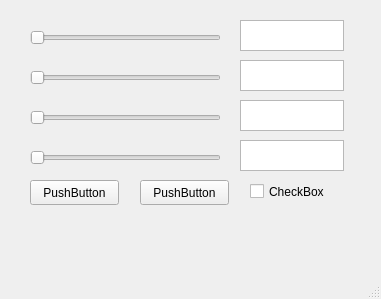
<?xml version="1.0" encoding="UTF-8"?>
<ui version="4.0">
 <class>MainWindow</class>
 <widget class="QMainWindow" name="MainWindow">
  <property name="geometry">
   <rect>
    <x>0</x>
    <y>0</y>
    <width>381</width>
    <height>299</height>
   </rect>
  </property>
  <property name="windowTitle">
   <string>MainWindow</string>
  </property>
  <widget class="QWidget" name="centralwidget">
   <widget class="QSlider" name="horizontalSlider">
    <property name="geometry">
     <rect>
      <x>30</x>
      <y>30</y>
      <width>191</width>
      <height>16</height>
     </rect>
    </property>
    <property name="orientation">
     <enum>Qt::Horizontal</enum>
    </property>
   </widget>
   <widget class="QSlider" name="horizontalSlider_2">
    <property name="geometry">
     <rect>
      <x>30</x>
      <y>70</y>
      <width>191</width>
      <height>16</height>
     </rect>
    </property>
    <property name="orientation">
     <enum>Qt::Horizontal</enum>
    </property>
   </widget>
   <widget class="QSlider" name="horizontalSlider_3">
    <property name="geometry">
     <rect>
      <x>30</x>
      <y>110</y>
      <width>191</width>
      <height>16</height>
     </rect>
    </property>
    <property name="orientation">
     <enum>Qt::Horizontal</enum>
    </property>
   </widget>
   <widget class="QSlider" name="horizontalSlider_4">
    <property name="geometry">
     <rect>
      <x>30</x>
      <y>150</y>
      <width>191</width>
      <height>16</height>
     </rect>
    </property>
    <property name="orientation">
     <enum>Qt::Horizontal</enum>
    </property>
   </widget>
   <widget class="QTextEdit" name="textEdit">
    <property name="geometry">
     <rect>
      <x>240</x>
      <y>20</y>
      <width>104</width>
      <height>31</height>
     </rect>
    </property>
   </widget>
   <widget class="QTextEdit" name="textEdit_2">
    <property name="geometry">
     <rect>
      <x>240</x>
      <y>60</y>
      <width>104</width>
      <height>31</height>
     </rect>
    </property>
   </widget>
   <widget class="QTextEdit" name="textEdit_3">
    <property name="geometry">
     <rect>
      <x>240</x>
      <y>100</y>
      <width>104</width>
      <height>31</height>
     </rect>
    </property>
   </widget>
   <widget class="QTextEdit" name="textEdit_4">
    <property name="geometry">
     <rect>
      <x>240</x>
      <y>140</y>
      <width>104</width>
      <height>31</height>
     </rect>
    </property>
   </widget>
   <widget class="QPushButton" name="pushButton">
    <property name="geometry">
     <rect>
      <x>30</x>
      <y>180</y>
      <width>89</width>
      <height>25</height>
     </rect>
    </property>
    <property name="text">
     <string>PushButton</string>
    </property>
   </widget>
   <widget class="QPushButton" name="pushButton_2">
    <property name="geometry">
     <rect>
      <x>140</x>
      <y>180</y>
      <width>89</width>
      <height>25</height>
     </rect>
    </property>
    <property name="text">
     <string>PushButton</string>
    </property>
   </widget>
   <widget class="QCheckBox" name="checkBox">
    <property name="geometry">
     <rect>
      <x>250</x>
      <y>180</y>
      <width>92</width>
      <height>23</height>
     </rect>
    </property>
    <property name="text">
     <string>CheckBox</string>
    </property>
   </widget>
  </widget>
  <widget class="QMenuBar" name="menubar">
   <property name="geometry">
    <rect>
     <x>0</x>
     <y>0</y>
     <width>381</width>
     <height>22</height>
    </rect>
   </property>
  </widget>
  <widget class="QStatusBar" name="statusbar"/>
 </widget>
 <resources/>
 <connections/>
</ui>
